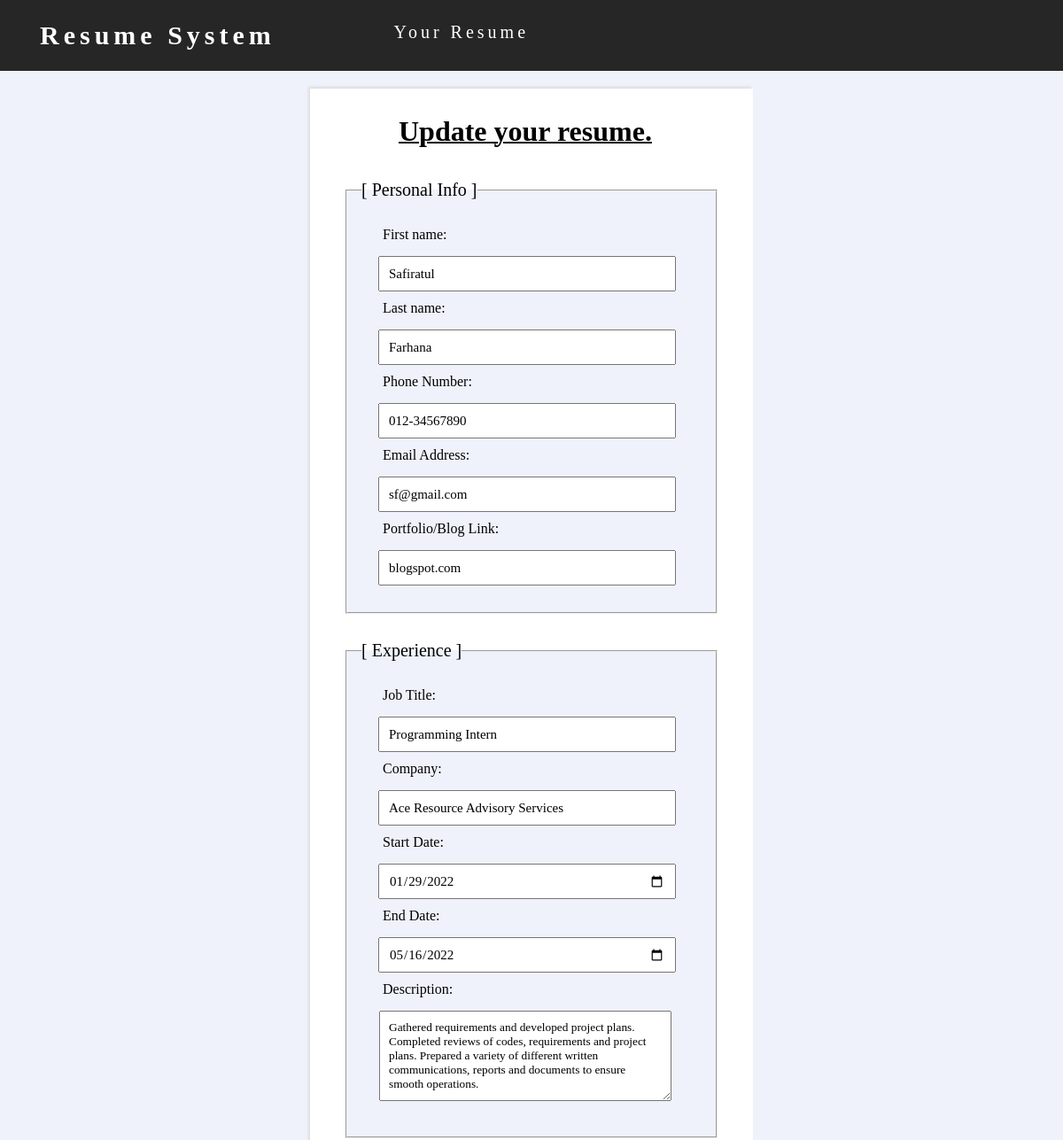
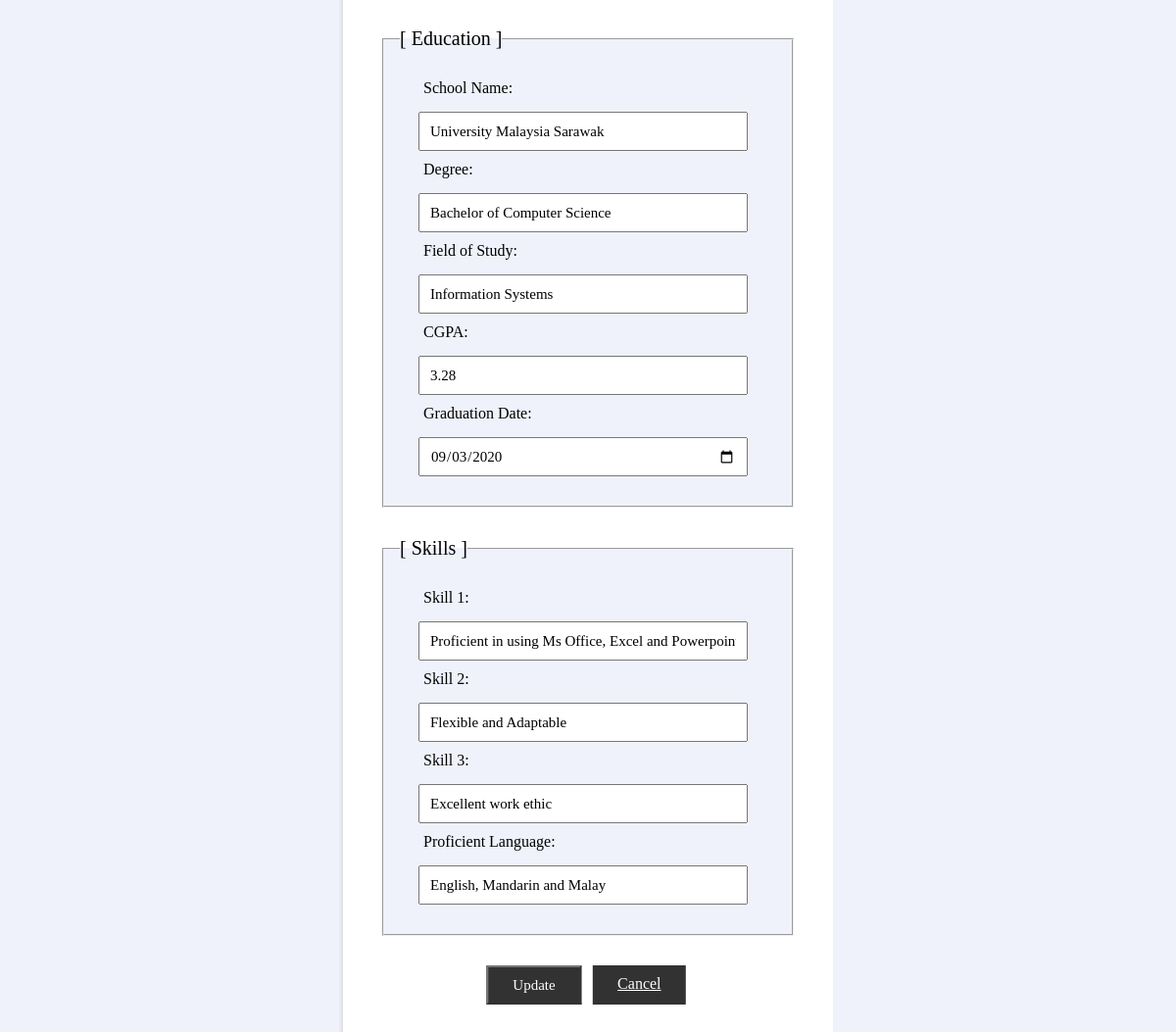
Screenshot of /pages/includes/edit.php?edit=3 with the database file from the repository (2 pictures, top to bottom).
### tables this page shows
CREATE TABLE `resume` (
  `resume_id` int(11) NOT NULL,
  `fname` varchar(256) NOT NULL,
  `lname` varchar(256) NOT NULL,
  `phone` varchar(256) NOT NULL,
  `email` varchar(256) NOT NULL,
  `url` varchar(256) NOT NULL,
  `jobtitle` varchar(256) NOT NULL,
  `com_name` varchar(256) NOT NULL,
  `start_job` varchar(256) NOT NULL,
  `end_job` varchar(256) NOT NULL,
  `descrip` varchar(256) NOT NULL,
  `school` varchar(256) NOT NULL,
  `degree` varchar(256) NOT NULL,
  `field` varchar(256) NOT NULL,
  `cgpa` varchar(11) NOT NULL,
  `enddg` varchar(256) NOT NULL,
  `skill1` varchar(256) NOT NULL,
  `skill2` varchar(256) NOT NULL,
  `skill3` varchar(256) NOT NULL,
  `language` varchar(256) NOT NULL
);

### pages/includes/edit.php (the view, shortened to what this page needs)
<!DOCTYPE html>
<html>
<head>
	<link rel="stylesheet" href="https://cdnjs.cloudflare.com/ajax/libs/font-awesome/4.7.0/css/font-awesome.min.css">
	<link rel="stylesheet" href="style.css">
</head>
<body>
	<header>
	<div class="wrapper">
		<div class="logo">
			<h3>Resume System</h3>
		</div>
		<nav>
                <ul>
                 <li><a href ="../mainpage.php">Your Resume</a></li>
             </ul>
            </nav>
	</div>
	</header>
<?php
	require 'update.php';
	$resume_id = $_GET['edit'];
	$result =mysqli_query($conn, "SELECT * FROM resume where resume_id = '$resume_id'");
	$row = mysqli_fetch_assoc($result);
?>
	<div class="container">
	<form name="forms" action="update.php" method="post">
		<h1>Update your resume.</h1><br><br>
		<fieldset>
			<legend>[ Personal Info ]</legend>
		<div class="enter">
			<label for="fname">First name:</label>
			<input type="text" name="fname" value="<?php echo $row['fname']; ?>"/>
			<label for="lname">Last name:</label>
			<input type="text" name="lname" value="<?php echo $row["lname"]; ?>">
			<label for="phone">Phone Number:</label>
			<input type="text" name="phone" value="<?php echo $row["phone"]; ?>">
			<label for="email">Email Address:</label>
			<input type="email" name="email" value="<?php echo $row["email"]; ?>">
			<label for="url">Portfolio/Blog Link:</label>
			<input type="text" name="url" value="<?php echo $row["url"]; ?>">
		</div>
		</fieldset>
		<fieldset>
			<legend>[ Experience ]</legend>
			<div class="enter">
				<label for="jobtitle">Job Title:</label>
				<input type="text" name="jobtitle" value="<?php echo $row["jobtitle"]; ?>">
				<label for="com_name">Company:</label>
				<input type="text" name="com_name" value="<?php echo $row["com_name"]; ?>">
				<label for="start_job">Start Date:</label>
				<input type="date" name="start_job" value="<?php echo $row["start_job"]; ?>">
				<label for="end_job">End Date:</label>
				<input type="date" name="end_job" value="<?php echo $row["end_job"]; ?>">
				<label for="descrip">Description:</label>
				<textarea name="descrip" rows="5"><?php echo $row["descrip"]; ?></textarea>
			</div>
		</fieldset>
		<fieldset>
			<legend>[ Education ]</legend>
			<div class="enter">
				<label for="school">School Name:</label>
				<input type="text" name="school" value="<?php echo $row["school"]; ?>">
				<label for="degree">Degree:</label>
				<input type="text" name="degree" value="<?php echo $row["degree"]; ?>">
				<label for="field">Field of Study:</label>
				<input type="text" name="field" value="<?php echo $row["field"]; ?>">
				<label for="cgpa">CGPA:</label>
				<input type="text" name="cgpa" value="<?php echo $row["cgpa"]; ?>">
				<label for="enddg">Graduation Date:</label>
				<input type="date" name="enddg" value="<?php echo $row["enddg"]; ?>">
			</div>
		</fieldset>
		<fieldset>
			<legend>[ Skills ]</legend>
		<div class="enter">
			<label for="skill1">Skill 1:</label>
			<input type="text" name="skill1" value="<?php echo $row["skill1"]; ?>">
			<label for="skill2">Skill 2:</label>
			<input type="text" name="skill2" value="<?php echo $row["skill2"]; ?>">
			<label for="skill3">Skill 3:</label>
			<input type="text" name="skill3" value="<?php echo $row["skill3"]; ?>">
			<label for="language">Proficient Language:</label>
			<input type="text" name="language" value="<?php echo $row["language"]; ?>">
		</div>
	</fieldset>
	<div class="wrapper-button">
		<input class="edit" type="submit" name="submit" value="Update"><a href="../mainpage.php" id="link" class="edit">Cancel</a>
	</div>
	</form>
	</div>
</body>
</html>

### pages/includes/style.css (style rules this page uses)
* { margin: 0; padding: 0; box-sizing: border-box; font-family: Lora; }
body { justify-content: center; align-items: center; background: #EFF2FA; }
header { background: #262626; width: 100%; height: 80px; z-index:12; position:fixed; }
.wrapper { width: 1170px; margin:0 auto; }
.logo { width:30%; float:left; line-height:80px; }
.logo h3 { text-decoration: none; padding-left: 30px; font-size:30px; color:#fff; font-family: Ubuntu; letter-spacing: 5px; }
nav { width:65%; margin: auto; padding: 25px 0; display: flex; font-family: Lora; align-items: center; letter-spacing: 4px; font-size: 20px; color: #fff; justify-content: space-between; float: right; }
nav ul li { list-style:none; display: inline-block; margin: 0 20px; position: relative; }
nav ul li a { text-decoration: none; color: #fff; }
nav ul li::after { content: ''; height: 3px; width: 0; background: #fff; position: absolute; left: 0; bottom: -10px; transition: 0.5s; }
.container { position: relative; width: 500px; justify-content: center; align-items: center; top: 100px; margin: 0 auto; margin-bottom: 200px; padding: 10px 10px 70px 10px; border: 10px solid #fff; box-shadow: -2px -2px 3px #ddd; background: #fff; }
.container h1 { margin: 10px 0 0 80px; width: 100%; font-family: Ubuntu; text-decoration: underline 2px; }
legend { margin-left: 16px; font-size: 20px; }
fieldset { margin: 0 20px 30px 20px; padding: 10px 10px 30px 0; background: #EFF2FA; align-content: center; }
.enter label { padding: 10px 10px 5px 10px; width: 100%; }
.enter select, input { margin: 10px 10px 0 5px; padding: 10px 10px 10px 10px; width: 100%; height: 40px; font-size: 15px; }
.enter { margin: 10px 40px 0 30px; display: flex; flex-direction: column; }
textarea { margin: 10px 0 10px 6px; padding: 10px 10px 10px 10px; resize: vertical; width: 330px; max-height: 300px; }
.wrapper-button { width: 300px; height: 20px; display: flex; padding: 10px 0 0 170px; }
#link { margin-top: 10px; }
.edit { background-color: #000; color: white; width: 100px; height: 40px; padding: 10px 25px 10px 25px; opacity: 0.8; font-family: Lora; -ms-transform: translate(-50%, -50%); transform: translate(-50%, -50%); cursor: pointer; }

### rows the page displays
resume: fname "Safiratul", lname "Farhana", phone "012-34567890", email "sf@gmail.com", url "blogspot.com", jobtitle "Programming Intern", com_name "Ace Resource Advisory Services", start_job "01/29/2022", end_job "05/16/2022", descrip "Gathered requirements and developed project plans. Completed reviews of codes, requirements and project plans. Prepared a variety of different written communications, reports and documents to ensure smooth operations.", school "University Malaysia Sarawak", degree "Bachelor of Computer Science", field "Information Systems", cgpa "3.28", enddg "09/03/2020", skill1 "Proficient in using Ms Office, Excel and Powerpoint", skill2 "Flexible and Adaptable", skill3 "Excellent work ethic", language "English, Mandarin and Malay"
